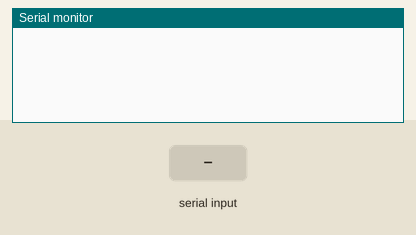
Simulated run of this sketch. Board: Arduino Uno, built with avr-gcc and run on an emulated ATmega328P. On the bench: the last lines printed to the serial monitor. The inputs (shaded band) are chosen by the test bench.

Above: at 1.2 s.
1.3 s: "," received over Serial
At 1.7 s:
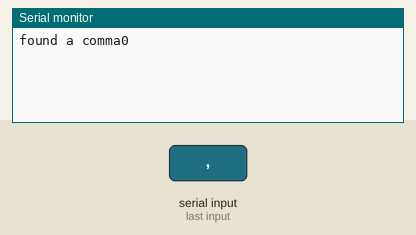
2.8 s: "5\n" received over Serial
At 4.0 s:
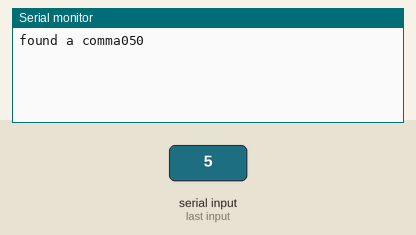

The sketch:

simple_serial.ino
```cpp
char x[11];
bool variable = true;

void setup() {
  Serial.begin(115200);
  Serial.setTimeout(1);
}

void  loop() {
  while (!Serial.available());

  for(int i=0; i<6;i++){
    x[i]=Serial.read();
    if(x[i]== ','){
      Serial.print("found a comma");
      }


  }

  int y = String(x).toInt();

  Serial.print(y);


  //x = Serial.read();
  //Serial.print(x);
  //Serial.flush();
}
```

Measured:
- after the input at 1.3 s, the serial monitor: prints a new line at once (image 1)
- after the input at 2.8 s, the serial monitor: prints a new line at once (image 2)
